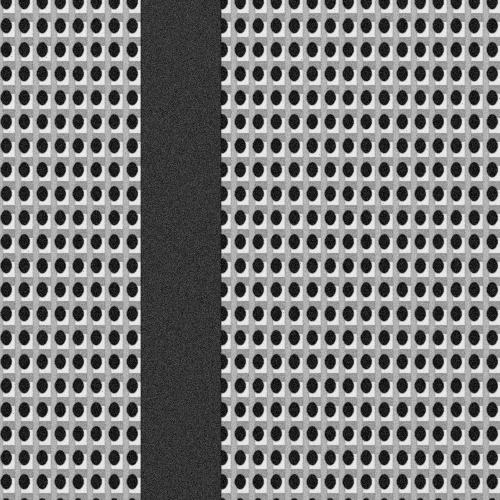
#> input picture data/phase2_dev/reference/pair_000.png, 1000 x 1000 px, found by its file name (shown at 1/2 size)
$ python periodicity.py
#> lines starting #> are read from the running program, lines starting #| are printed output that depends on the picture
### misc/V41_SUBMISSION/phase2/scale_search.py
import numpy as np
import cv2

def coarse_to_fine_scale_search(ref_img: np.ndarray, search_img: np.ndarray,
                                scale_min: float = 8.0, scale_max: float = 12.0,
                                coarse_step: float = 0.5, fine_step: float = 0.1) -> dict:
    """
    Executes a coarse-to-fine scale search in scale range [scale_min, scale_max].

    Parameters:
        ref_img: 2D grayscale reference image (typically 1000x1000 physical die view).
        search_img: 2D grayscale search image (1000x1000).
        scale_min: minimum downscaling factor (default 8.0).
        scale_max: maximum downscaling factor (default 12.0).
        coarse_step: step for coarse scale sweep (default 0.5).
        fine_step: step for fine scale sweep (default 0.1).

    Returns:
        Dict containing:
            'best_scale': float, estimated scale factor
            'best_score': float, max correlation score achieved
            'best_template': np.ndarray, resampled reference template at best scale
            'corr_plane': np.ndarray, correlation matrix at best scale
            'peak_x': int, x peak index in correlation plane
            'peak_y': int, y peak index in correlation plane
            'coarse_history': list of (scale, score)
    """
    ref_f = ref_img.astype(np.float32)
    search_f = search_img.astype(np.float32)
    ref_h, ref_w = ref_f.shape[:2]

    # Coarse search
    coarse_scales = np.arange(scale_min, scale_max + 1e-5, coarse_step)
    best_coarse_score = -1.0
    best_coarse_scale = 10.0
    coarse_history = []

    for s in coarse_scales:
        tw = int(round(ref_w / s))
        th = int(round(ref_h / s))
        if tw < 10 or th < 10 or tw > search_f.shape[1] or th > search_f.shape[0]:
            continue

        tpl = cv2.resize(ref_f, (tw, th), interpolation=cv2.INTER_AREA)
        res = cv2.matchTemplate(search_f, tpl, cv2.TM_CCOEFF_NORMED)
        _, max_val, _, _ = cv2.minMaxLoc(res)

        coarse_history.append((float(s), float(max_val)))
        if max_val > best_coarse_score:
            best_coarse_score = float(max_val)
            best_coarse_scale = float(s)

    # Fine search around best coarse scale
    fine_min = max(scale_min, best_coarse_scale - coarse_step)
    fine_max = min(scale_max, best_coarse_scale + coarse_step)
    fine_scales = np.arange(fine_min, fine_max + 1e-5, fine_step)

    best_score = -1.0
    best_scale = best_coarse_scale
    best_corr_plane = None
    best_peak_x = 0
    best_peak_y = 0
    best_template = None

    for s in fine_scales:
        tw = int(round(ref_w / s))
        th = int(round(ref_h / s))
        if tw < 10 or th < 10 or tw > search_f.shape[1] or th > search_f.shape[0]:
            continue

        tpl = cv2.resize(ref_f, (tw, th), interpolation=cv2.INTER_AREA)
        res = cv2.matchTemplate(search_f, tpl, cv2.TM_CCOEFF_NORMED)
        _, max_val, _, max_loc = cv2.minMaxLoc(res)

        if max_val > best_score:
            best_score = float(max_val)
            best_scale = float(s)
            best_corr_plane = res
            best_peak_x, best_peak_y = max_loc
            best_template = tpl

    return {
        "best_scale": best_scale,
        "best_score": best_score,
        "best_template": best_template,
        "corr_plane": best_corr_plane,
        "peak_x": best_peak_x,
        "peak_y": best_peak_y,
        "coarse_history": coarse_history
    }

### misc/V41_SUBMISSION/fallbacks/pose_fallback.py
import numpy as np
import cv2
import sys

# Import robust sequential pose search from phase2 baseline
sys.path.append("phase2")
from scale_search import coarse_to_fine_scale_search
from rotation_search import coarse_to_fine_rotation_search

def perform_pose_fallback_search(ref_img: np.ndarray, search_img: np.ndarray) -> dict:
    """
    Aashish Fallback Pose Estimator:
    Runs sequential coarse-to-fine scale and rotation search to recover (scale, theta).
    This decoupled approach is mathematically more robust against periodic clone trapping.
    """
    # 1. Coarse-to-fine scale search
    scale_res = coarse_to_fine_scale_search(ref_img, search_img)

    # 2. Coarse-to-fine rotation search
    rot_res = coarse_to_fine_rotation_search(scale_res["best_template"], search_img)

    return {
        "best_scale": float(scale_res["best_scale"]),
        "best_theta": float(rot_res["best_theta"]),
        "best_score": float(rot_res["best_score"]),
        "best_template": rot_res["rotated_template"],
        "corr_plane": rot_res["corr_plane"]
    }

### misc/V41_SUBMISSION/phase2/rotation_search.py
import numpy as np
import cv2

def rotate_image(img: np.ndarray, angle_deg: float) -> np.ndarray:
    """
    Rotates an image around its center by angle_deg degrees (CCW positive).
    Pads with edge reflection/replication to avoid dark border artifacts.
    """
    if abs(angle_deg) < 1e-4:
        return img.copy()

    h, w = img.shape[:2]
    center = (w / 2.0, h / 2.0)
    M = cv2.getRotationMatrix2D(center, angle_deg, 1.0)
    rotated = cv2.warpAffine(img, M, (w, h), flags=cv2.INTER_LINEAR, borderMode=cv2.BORDER_REFLECT)
    return rotated

def coarse_to_fine_rotation_search(tpl: np.ndarray, search_img: np.ndarray,
                                   angle_min: float = -5.0, angle_max: float = 5.0,
                                   coarse_angles: list = None, fine_step: float = 0.25) -> dict:
    """
    Executes coarse-to-fine rotation search in angle range [angle_min, angle_max] degrees.

    Parameters:
        tpl: 2D grayscale template (at optimal scale).
        search_img: 2D grayscale search image.
        angle_min: min angle in degrees (default -5.0).
        angle_max: max angle in degrees (default 5.0).
        coarse_angles: list of angles for coarse sweep (default [-5, -3, -1, 0, 1, 3, 5]).
        fine_step: step size in degrees for fine sweep (default 0.25).

    Returns:
        Dict containing:
            'best_theta': float, estimated rotation in degrees
            'best_score': float, max correlation score achieved
            'rotated_template': np.ndarray, rotated template at best angle
            'corr_plane': np.ndarray, correlation plane
            'peak_x': int, x peak index
            'peak_y': int, y peak index
    """
    if coarse_angles is None:
        coarse_angles = [-5.0, -3.0, -1.0, 0.0, 1.0, 3.0, 5.0]

    tpl_f = tpl.astype(np.float32)
    search_f = search_img.astype(np.float32)

    # Coarse search
    best_coarse_score = -1.0
    best_coarse_angle = 0.0

    for theta in coarse_angles:
        if theta < angle_min or theta > angle_max:
            continue
        rot_tpl = rotate_image(tpl_f, theta)
        res = cv2.matchTemplate(search_f, rot_tpl, cv2.TM_CCOEFF_NORMED)
        _, max_val, _, _ = cv2.minMaxLoc(res)

        if max_val > best_coarse_score:
            best_coarse_score = float(max_val)
            best_coarse_angle = float(theta)

    # Fine search around best coarse angle
    fine_min = max(angle_min, best_coarse_angle - 1.0)
    fine_max = min(angle_max, best_coarse_angle + 1.0)
    fine_angles = np.arange(fine_min, fine_max + 1e-5, fine_step)

    best_score = -1.0
    best_theta = best_coarse_angle
    best_corr_plane = None
    best_peak_x = 0
    best_peak_y = 0
    best_rotated_template = None

    for theta in fine_angles:
        rot_tpl = rotate_image(tpl_f, theta)
        res = cv2.matchTemplate(search_f, rot_tpl, cv2.TM_CCOEFF_NORMED)
        _, max_val, _, max_loc = cv2.minMaxLoc(res)

        if max_val > best_score:
            best_score = float(max_val)
            best_theta = float(theta)
            best_corr_plane = res
            best_peak_x, best_peak_y = max_loc
            best_rotated_template = rot_tpl

    return {
        "best_theta": best_theta,
        "best_score": best_score,
        "rotated_template": best_rotated_template,
        "corr_plane": best_corr_plane,
        "peak_x": best_peak_x,
        "peak_y": best_peak_y
    }

### misc/V41_SUBMISSION/V25_CHAMPIONSHIP/periodicity.py
import numpy as np
import cv2
from scipy.signal import find_peaks

def estimate_periodicity_from_corr(corr_plane: np.ndarray, min_pitch=10, max_pitch=200):
    # Find local maxima in the corr_plane
    # We can just threshold the corr_plane to top 1% and look at distances between them

    from scipy.ndimage import maximum_filter
    threshold = np.max(corr_plane) * 0.7
    local_max = maximum_filter(corr_plane, size=5) == corr_plane
    y_coords, x_coords = np.where((corr_plane > threshold) & local_max)

    if len(x_coords) > 500:
        # Take the top 500 by correlation value
        vals = corr_plane[y_coords, x_coords]
        top_idx = np.argsort(vals)[-500:]
        y_coords = y_coords[top_idx]
        x_coords = x_coords[top_idx]

    if len(x_coords) < 2:
        return {'pitch_x': 0, 'pitch_y': 0, 'strength_x': 0.0, 'strength_y': 0.0, 'mode': 'NON_PERIODIC'}

    # Compute pairwise distances
    dx = np.abs(x_coords[:, None] - x_coords[None, :])
    dy = np.abs(y_coords[:, None] - y_coords[None, :])

    # Flatten and filter out 0
    dx = dx.flatten()
    dy = dy.flatten()

    mask_x = (dx >= min_pitch) & (dx <= max_pitch) & (dy <= 5) # purely horizontal neighbors
    mask_y = (dy >= min_pitch) & (dy <= max_pitch) & (dx <= 5) # purely vertical neighbors

    pitch_x = 0
    strength_x = 0.0
    if np.any(mask_x):
        hist, bin_edges = np.histogram(dx[mask_x], bins=np.arange(min_pitch, max_pitch+2))
        best_bin = np.argmax(hist)
        pitch_x = int(bin_edges[best_bin])
        strength_x = hist[best_bin] / len(x_coords)

    pitch_y = 0
    strength_y = 0.0
    if np.any(mask_y):
        hist, bin_edges = np.histogram(dy[mask_y], bins=np.arange(min_pitch, max_pitch+2))
        best_bin = np.argmax(hist)
        pitch_y = int(bin_edges[best_bin])
        strength_y = hist[best_bin] / len(y_coords)

    mode = "NON_PERIODIC"
    if strength_x > 0.5 or strength_y > 0.5:
        mode = "WEAK"
    if strength_x > 1.5 or strength_y > 1.5:
        mode = "STRONG"

    return {
        "pitch_x": pitch_x,
        "pitch_y": pitch_y,
        "strength_x": strength_x,
        "strength_y": strength_y,
        "mode": mode
    }

if __name__ == '__main__':
    import sys
    sys.path.append('fallbacks')
    from pose_fallback import perform_pose_fallback_search
    ref = cv2.imread('data/phase2_dev/reference/pair_000.png', 0)
#> ref is the input picture: shape (1000, 1000); min 0, max 255, mean 123.1
    search = cv2.imread('data/phase2_dev/search/pair_000.png', 0)
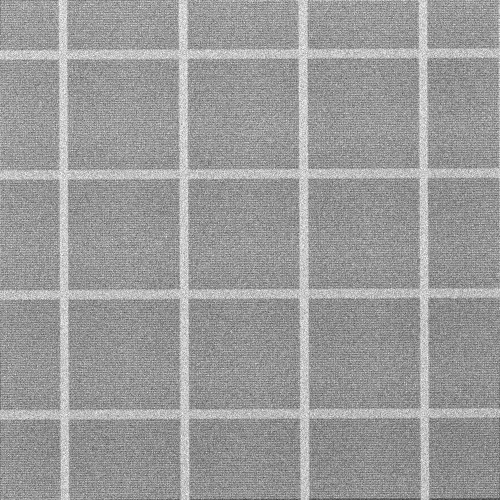
#> input picture misc/JUDGE_TEST/sample_pairs/search/pair_000.png, 1000 x 1000 px, found by its file name (shown at 1/2 size)
#> search is the input picture: shape (1000, 1000); min 3, max 255, mean 154.4
    pose = perform_pose_fallback_search(ref, search)
#> the loop in coarse_to_fine_scale_search, `for s in coarse_scales:` made 9 passes
#> (max_val, best_coarse_score) on passes 1 to 5: (0.0837, 0.0837), (0.0875, 0.0875), (0.103, 0.103), (0.113, 0.113), (0.265, 0.265)
#> max_val on passes 6 to 9: 0.112, 0.115, 0.116, 0.117
#> after the loop in coarse_to_fine_scale_search, `for s in coarse_scales:`: best_coarse_scale = 10; best_coarse_score = 0.265; coarse_history = [(8, 0.0837), (8.5, 0.0875), (9, 0.103), (9.5, 0.113), (10, 0.265), (10.5, 0.112), (11, 0.115), (11.5, 0.116), (12, 0.117)]
#> in coarse_to_fine_scale_search, `fine_min = max(scale_min, best_coarse_scale - coarse_step)`: fine_min = 9.5
#> in coarse_to_fine_scale_search, `fine_max = min(scale_max, best_coarse_scale + coarse_step)`: fine_max = 10.5
#> in coarse_to_fine_scale_search, `best_scale = best_coarse_scale`: best_scale = 10
#> the loop in coarse_to_fine_scale_search, `for s in fine_scales:` made 11 passes
#> (max_val, best_score, best_peak_x, best_peak_y) on passes 1 to 6: (0.113, 0.113, 309, 753), (0.127, 0.127, 313, 718), (0.162, 0.162, 358, 719), (0.207, 0.207, 355, 695), (0.25, 0.25, 424, 681), (0.265, 0.265, 421, 715)
#> (max_val, max_loc) on passes 7 to 11: (0.242, (417, 461)), (0.205, (118, 218)), (0.161, (354, 467)), (0.126, (351, 463)), (0.112, (314, 840))
#> after the loop in coarse_to_fine_scale_search, `for s in fine_scales:`:
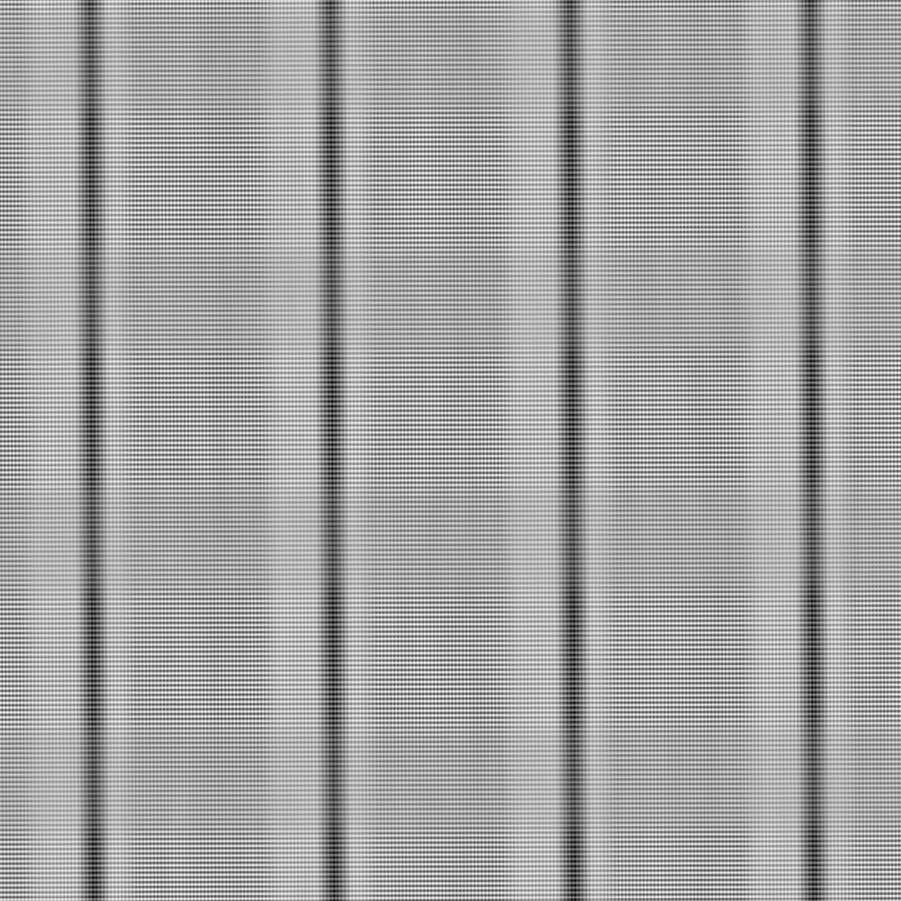
#> best_corr_plane: shape (901, 901) float32; min -0.475, max 0.265, mean -0.000239; drawn with min black and max white
#> after the loop in coarse_to_fine_scale_search, `for s in fine_scales:`:
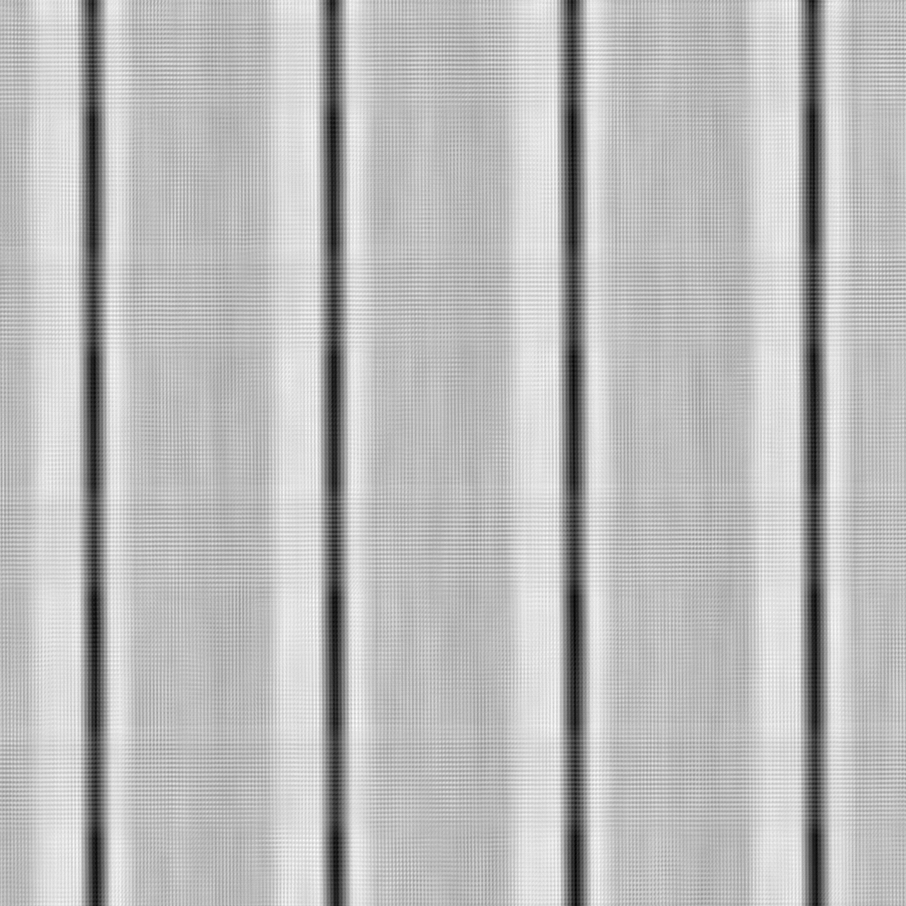
#> res: shape (906, 906) float32; min -0.316, max 0.112, mean -0.000196; drawn with min black and max white
#> after the loop in coarse_to_fine_scale_search, `for s in fine_scales:`: best_peak_x = 421; best_peak_y = 715; best_scale = 10; best_score = 0.265
#> in perform_pose_fallback_search, `scale_res = coarse_to_fine_scale_search(ref_img, search_img)`: scale_res = 7 items
#> the loop in coarse_to_fine_rotation_search, `for theta in coarse_angles:` made 7 passes
#> (max_val, best_coarse_score) on passes 1 to 4: (0.141, 0.141), (0.157, 0.157), (0.21, 0.21), (0.265, 0.265)
#> max_val on passes 5 to 7: 0.234, 0.144, 0.148
#> after the loop in coarse_to_fine_rotation_search, `for theta in coarse_angles:`: best_coarse_angle = 0; best_coarse_score = 0.265
#> in coarse_to_fine_rotation_search, `fine_min = max(angle_min, best_coarse_angle - 1.0)`: fine_min = -1
#> in coarse_to_fine_rotation_search, `fine_max = min(angle_max, best_coarse_angle + 1.0)`: fine_max = 1
#> in coarse_to_fine_rotation_search, `best_theta = best_coarse_angle`: best_theta = 0
#> the loop in coarse_to_fine_rotation_search, `for theta in fine_angles:` made 9 passes
#> (max_val, best_score, best_peak_x, best_peak_y) on passes 1 to 6: (0.21, 0.21, 359, 427), (0.229, 0.229, 359, 427), (0.249, 0.249, 421, 667), (0.261, 0.261, 421, 667), (0.265, 0.265, 421, 715), (0.267, 0.267, 421, 715)
#> (max_val, max_loc) on passes 7 to 9: (0.26, (683, 426)), (0.248, (762, 416)), (0.234, (762, 416))
#> pass 1, in rotate_image (call 8), `rotated = cv2.warpAffine(img, M, (w, h), flags=cv2.INTER_LINEAR, borde..`:
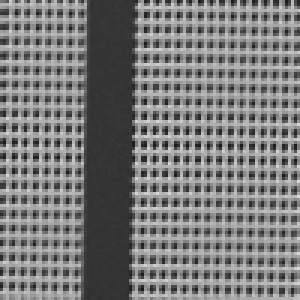
#> rotated: shape (100, 100) float32 (shown 3 times larger); min 27.11, max 216.9, mean 123
#> after the loop in coarse_to_fine_rotation_search, `for theta in fine_angles:`:
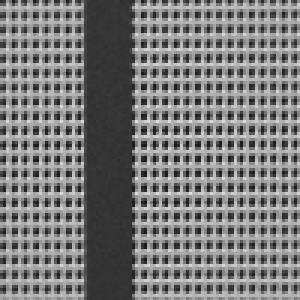
#> best_rotated_template: shape (100, 100) float32 (shown 3 times larger); min 23.57, max 225.3, mean 123.1
#> after the loop in coarse_to_fine_rotation_search, `for theta in fine_angles:`: best_peak_x = 421; best_peak_y = 715; best_score = 0.267; best_theta = 0.25
#> in perform_pose_fallback_search, `rot_res = coarse_to_fine_rotation_search(scale_res["best_template"], s..`: rot_res = 6 items
#> pose = 5 items
    print(estimate_periodicity_from_corr(pose['corr_plane']))
#> in estimate_periodicity_from_corr, `threshold = np.max(corr_plane) * 0.7`: threshold = 0.187
#> in estimate_periodicity_from_corr, `local_max = maximum_filter(corr_plane, size=5) == corr_plane`:
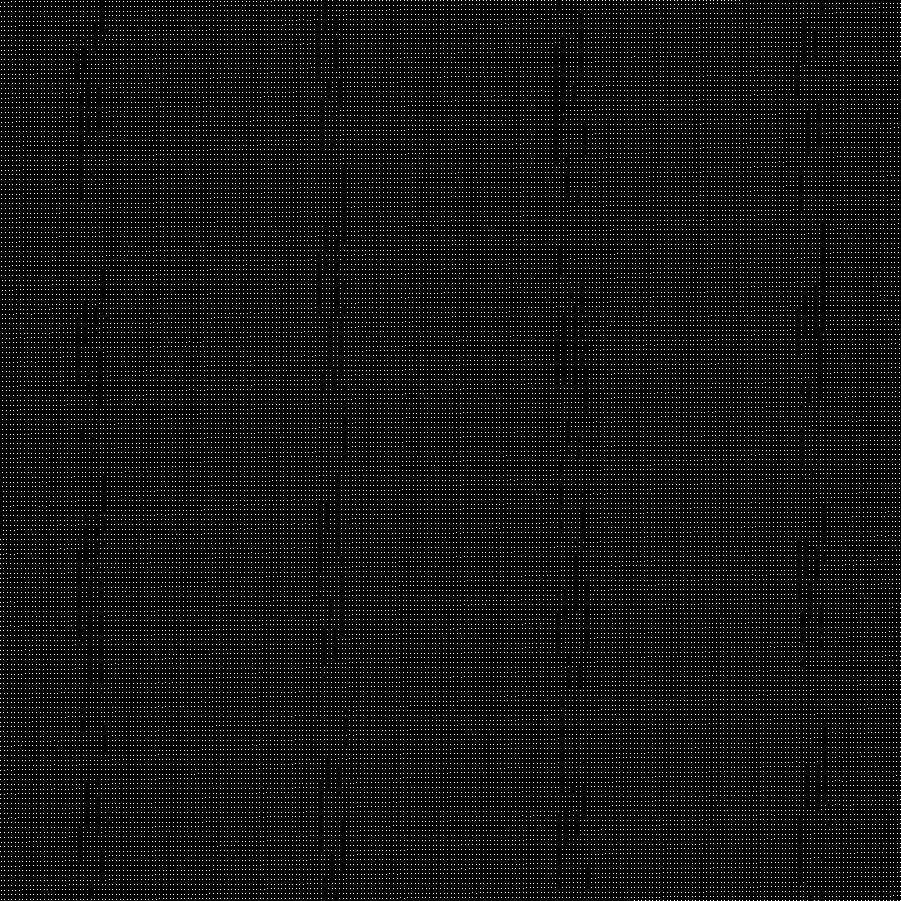
#> local_max: shape (901, 901) bool; 5.7% white in thin lines or dots
#> in estimate_periodicity_from_corr, `top_idx = np.argsort(vals)[-500:]`: top_idx = 500 values, max 20621 at index 390, min 95 at index 200, mean 11009.7
#> in estimate_periodicity_from_corr, `y_coords = y_coords[top_idx]`: y_coords = 500 values, max 889 at index 120, min 1 at index 57, mean 478.8
#> in estimate_periodicity_from_corr, `x_coords = x_coords[top_idx]`: x_coords = 500 values, max 900 at index 17, min 0 at index 12, mean 515
#> in estimate_periodicity_from_corr, `dy = np.abs(y_coords[:, None] - y_coords[None, :])`:
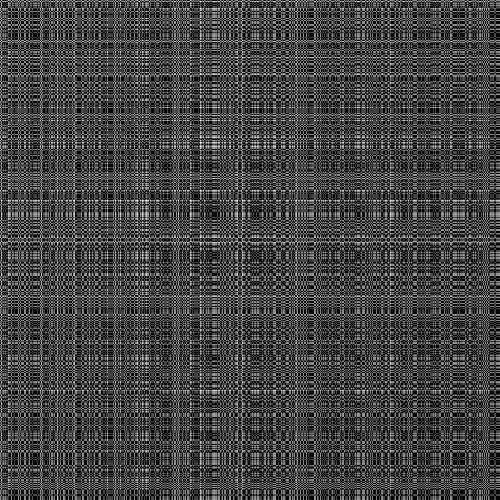
#> dy: shape (500, 500) int64; min 0, max 888, mean 238.9; drawn with min black and max white
#> in estimate_periodicity_from_corr, `hist, bin_edges = np.histogram(dx[mask_x], bins=np.arange(min_pitch, m..`: hist = 191 values, max 694 at index 1, min 0 at index 2, mean 29.08; bin_edges = 192 values from 10 to 201
#> in estimate_periodicity_from_corr, `best_bin = np.argmax(hist)`: best_bin = 1
#> in estimate_periodicity_from_corr, `pitch_x = int(bin_edges[best_bin])`: pitch_x = 11
#> in estimate_periodicity_from_corr, `strength_x = hist[best_bin] / len(x_coords)`: strength_x = 1.39
#> in estimate_periodicity_from_corr, `hist, bin_edges = np.histogram(dy[mask_y], bins=np.arange(min_pitch, m..`: hist = 191 values, max 824 at index 14, min 0 at index 1, mean 25.02
#> in estimate_periodicity_from_corr, `best_bin = np.argmax(hist)`: best_bin = 14
#> in estimate_periodicity_from_corr, `pitch_y = int(bin_edges[best_bin])`: pitch_y = 24
#> in estimate_periodicity_from_corr, `strength_y = hist[best_bin] / len(y_coords)`: strength_y = 1.65
#| {'pitch_x': 11, 'pitch_y': 24, 'strength_x': 1.388, 'strength_y': 1.648, 'mode': 'STRONG'}
